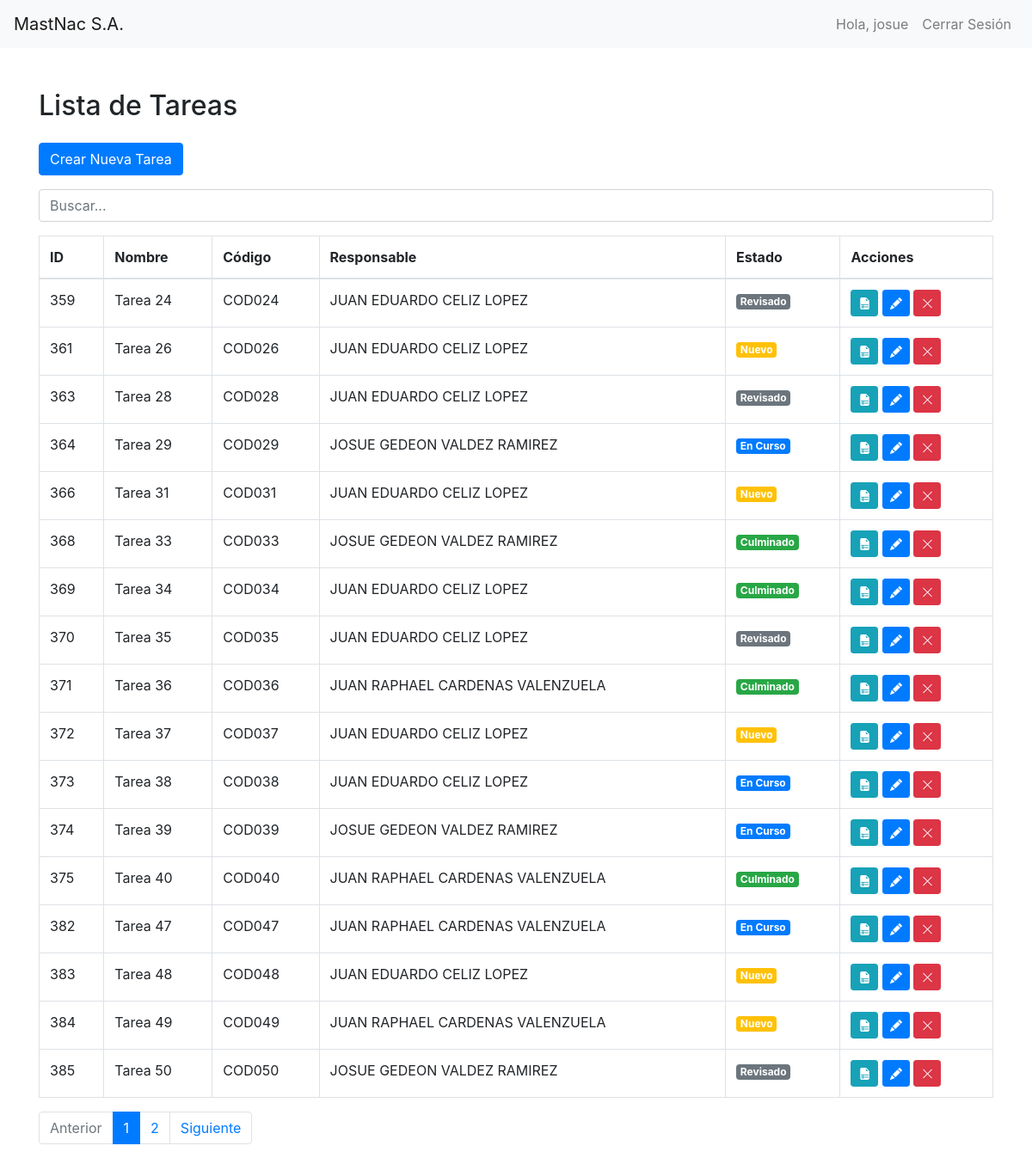
The page /index.php (signed in) on the database its author committed.
### tables this page shows
CREATE TABLE `tareas` (
  `id` int(11) NOT NULL,
  `codigo` varchar(20) NOT NULL,
  `nombre` varchar(100) NOT NULL,
  `descripcion` text NOT NULL,
  `fecha_de_registro` date NOT NULL,
  `fecha_culminacion` date NOT NULL,
  `fecha_finalizacion` date NOT NULL,
  `responsable` varchar(150) NOT NULL,
  `estado` varchar(100) NOT NULL,
  `eliminado` tinyint(1) NOT NULL,
  `adjunto` varchar(200) DEFAULT NULL
);

### index.php (the view, shortened to what this page needs)
<?php
include('conexion.php');
$search = isset($_GET['search']) ? $_GET['search'] : '';
$searchQuery = $search ? "and nombre LIKE '%$search%' OR descripcion LIKE '%$search%' OR codigo LIKE '%$search%' OR responsable LIKE '%$search%' OR estado LIKE '%$search%'" : '';
$limit = 20;
$page = isset($_GET['page']) ? $_GET['page'] : 1;
$start = ($page - 1) * $limit;
$result = $conn->query("SELECT COUNT(id) AS id FROM tareas $searchQuery");
$taskCount = $result->fetch_assoc();
$total = $taskCount['id'];
$pages = ceil($total / $limit);
$sql = "SELECT id, nombre, codigo, responsable, estado FROM tareas WHERE eliminado=0 $searchQuery LIMIT $start, $limit";
$result = $conn->query($sql);
?>
<?php
function getColorClass($estado)
{
    switch (strtolower($estado)) {
        case 'nuevo':
            return 'badge text-white bg-warning';
        case 'en curso':
            return 'badge text-white bg-primary';
        case 'culminado':
            return 'badge text-white bg-success';
        case 'revisado':
            return ' badge text-white bg-secondary';
    }
}
?>
<!DOCTYPE html>
<html lang="es">
<head>
    <link href="https://stackpath.bootstrapcdn.com/bootstrap/4.5.2/css/bootstrap.min.css" rel="stylesheet">
    <link rel="stylesheet" href="https://cdn.jsdelivr.net/npm/bootstrap-icons@1.11.3/font/bootstrap-icons.min.css">
</head>
<body>
    <?php include('navbar.php'); ?>
    <div class="container mt-5">
        <h2 class="mb-4">Lista de Tareas</h2>
        <a href="create.php" class="btn btn-primary mb-3">Crear Nueva Tarea</a>
        <form method="GET" action="index.php">
            <input class="form-control mb-3" id="searchInput" name="search" type="text" placeholder="Buscar..." value="<?php echo $search; ?>">
        </form>
        <div class="table-responsive">
            <table class="table table-bordered" id="tasksTable">
                <thead>
                    <tr>
                        <th>ID</th>
                        <th>Nombre</th>
                        <th>Código</th>
                        <th>Responsable</th>
                        <th>Estado</th>
                        <th>Acciones</th>
                    </tr>
                </thead>
                <tbody>
                    <?php
                    if ($result->num_rows > 0) {
                        while ($row = $result->fetch_assoc()) {
                            $colorClass = getColorClass($row['estado']);
                            echo "<tr>
                                <td>{$row['id']}</td>
                                <td>{$row['nombre']}</td>
                                <td>{$row['codigo']}</td>
                                <td>{$row['responsable']}</td>
                                <td><span class='{$colorClass}'>{$row['estado']}</span></td>
                                <td>
                                     <a href='view.php?id={$row['id']}' class='btn btn-info btn-sm'><i class='bi bi-file-earmark-ruled-fill'></i></a>
                                     <a href='edit.php?id={$row['id']}' class='btn btn-primary btn-sm'><i class='bi bi-pencil-fill'></i></a>
                                     <button class='btn btn-danger btn-sm delete-btn' data-id='{$row['id']}' data-toggle='modal' data-target='#confirmDeleteModal'><i class='bi bi-x-lg'></i></button>
                                </td>
                              </tr>";
                        }
                    } else {
                        echo "<tr><td colspan='6' class='text-center'>No hay tareas</td></tr>";
                    }
                    ?>
                </tbody>
            </table>
        </div>
        <nav>
            <ul class="pagination">
                <li class="page-item <?php if ($page <= 1) {
                                            echo 'disabled';
                                        } ?>">
                    <a class="page-link" href="<?php if ($page > 1) {
                                                    echo "?page=" . ($page - 1) . "&search=" . $search;
                                                } ?>">Anterior</a>
                </li>
                <?php for ($i = 1; $i <= $pages; $i++): ?>
                    <li class="page-item <?php if ($page == $i) {
                                                echo 'active';
                                            } ?>">
                        <a class="page-link" href="index.php?page=<?= $i; ?>&search=<?= $search; ?>"><?= $i; ?></a>
                    </li>
                <?php endfor; ?>
                <li class="page-item <?php if ($page >= $pages) {
                                            echo 'disabled';
                                        } ?>">
                    <a class="page-link" href="<?php if ($page < $pages) {
                                                    echo "?page=" . ($page + 1) . "&search=" . $search;
                                                } ?>">Siguiente</a>
                </li>
            </ul>
        </nav>
    </div>
</body>
</html>

### navbar.php (shortened to what this page needs)
<nav class="navbar navbar-expand-lg navbar-light bg-light">
    <a class="navbar-brand" href="index.php">MastNac S.A.</a>
    <div class="collapse navbar-collapse" id="navbarNav">
        <ul class="navbar-nav ml-auto">
            <li class="nav-item">
                <a class="nav-link" href="#">Hola, <?php echo $_SESSION['username']; ?></a>
            </li>
            <li class="nav-item">
                <a class="nav-link" href="logout.php">Cerrar Sesión</a>
            </li>
        </ul>
    </div>
</nav>

### rows shown on the page
tareas: id "359", nombre "Tarea 24", codigo "COD024", responsable "JUAN EDUARDO CELIZ LOPEZ", estado "Revisado"
tareas: id "361", nombre "Tarea 26", codigo "COD026", responsable "JUAN EDUARDO CELIZ LOPEZ", estado "Nuevo"
tareas: id "363", nombre "Tarea 28", codigo "COD028", responsable "JUAN EDUARDO CELIZ LOPEZ", estado "Revisado"
tareas: id "364", nombre "Tarea 29", codigo "COD029", responsable "JOSUE GEDEON VALDEZ RAMIREZ", estado "En Curso"
tareas: id "366", nombre "Tarea 31", codigo "COD031", responsable "JUAN EDUARDO CELIZ LOPEZ", estado "Nuevo"
tareas: id "368", nombre "Tarea 33", codigo "COD033", responsable "JOSUE GEDEON VALDEZ RAMIREZ", estado "Culminado"
tareas: id "369", nombre "Tarea 34", codigo "COD034", responsable "JUAN EDUARDO CELIZ LOPEZ", estado "Culminado"
tareas: id "370", nombre "Tarea 35", codigo "COD035", responsable "JUAN EDUARDO CELIZ LOPEZ", estado "Revisado"
tareas: id "371", nombre "Tarea 36", codigo "COD036", responsable "JUAN RAPHAEL CARDENAS VALENZUELA", estado "Culminado"
tareas: id "372", nombre "Tarea 37", codigo "COD037", responsable "JUAN EDUARDO CELIZ LOPEZ", estado "Nuevo"
tareas: id "373", nombre "Tarea 38", codigo "COD038", responsable "JUAN EDUARDO CELIZ LOPEZ", estado "En Curso"
tareas: id "374", nombre "Tarea 39", codigo "COD039", responsable "JOSUE GEDEON VALDEZ RAMIREZ", estado "En Curso"
tareas: id "375", nombre "Tarea 40", codigo "COD040", responsable "JUAN RAPHAEL CARDENAS VALENZUELA", estado "Culminado"
tareas: id "382", nombre "Tarea 47", codigo "COD047", responsable "JUAN RAPHAEL CARDENAS VALENZUELA", estado "En Curso"
tareas: id "383", nombre "Tarea 48", codigo "COD048", responsable "JUAN EDUARDO CELIZ LOPEZ", estado "Nuevo"
tareas: id "384", nombre "Tarea 49", codigo "COD049", responsable "JUAN RAPHAEL CARDENAS VALENZUELA", estado "Nuevo"
tareas: id "385", nombre "Tarea 50", codigo "COD050", responsable "JOSUE GEDEON VALDEZ RAMIREZ", estado "Revisado"

### other values the page prints
$_SESSION['username'] "josue"
